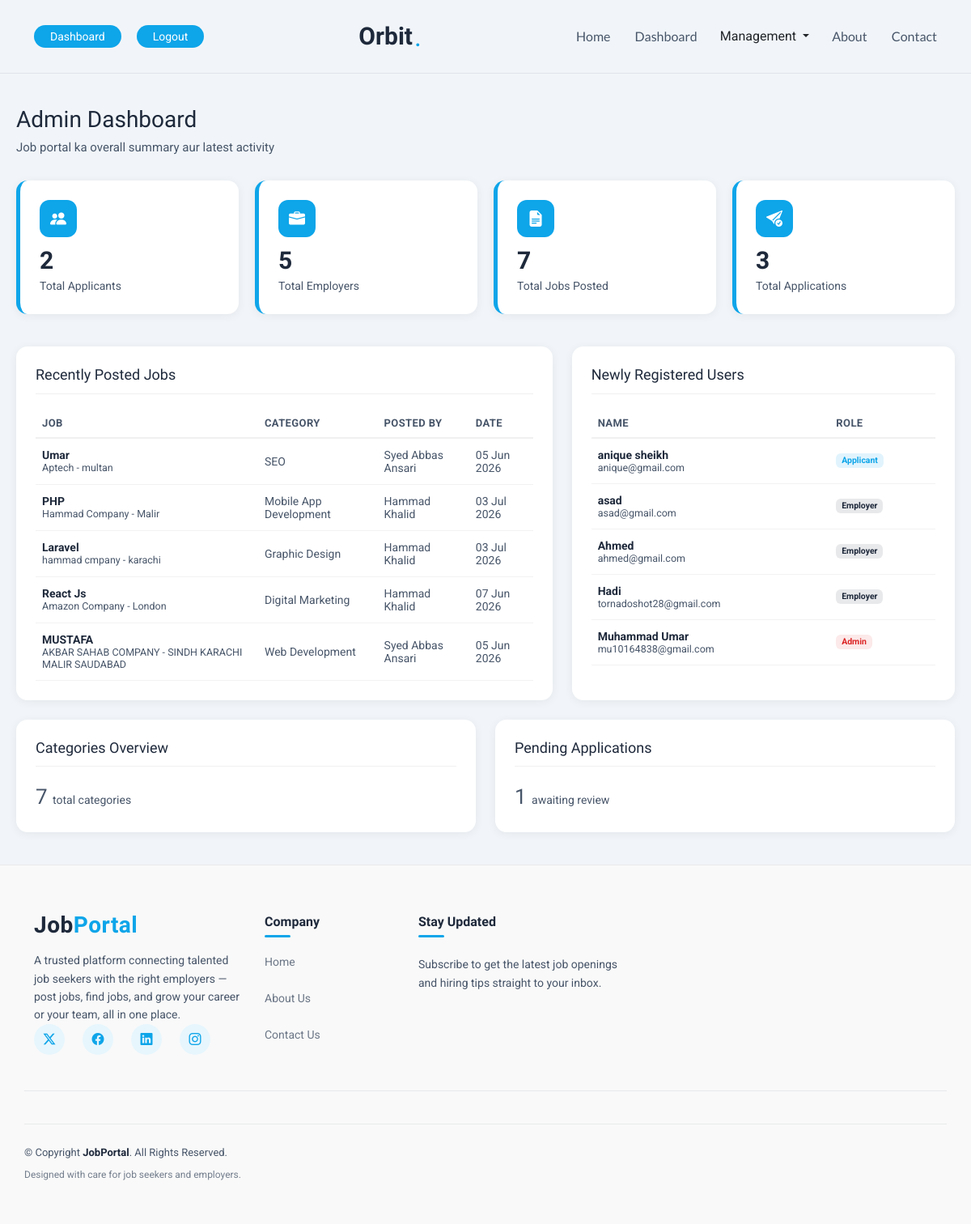
Page /admin/Dashboard.php (signed in) on the earlier database version.
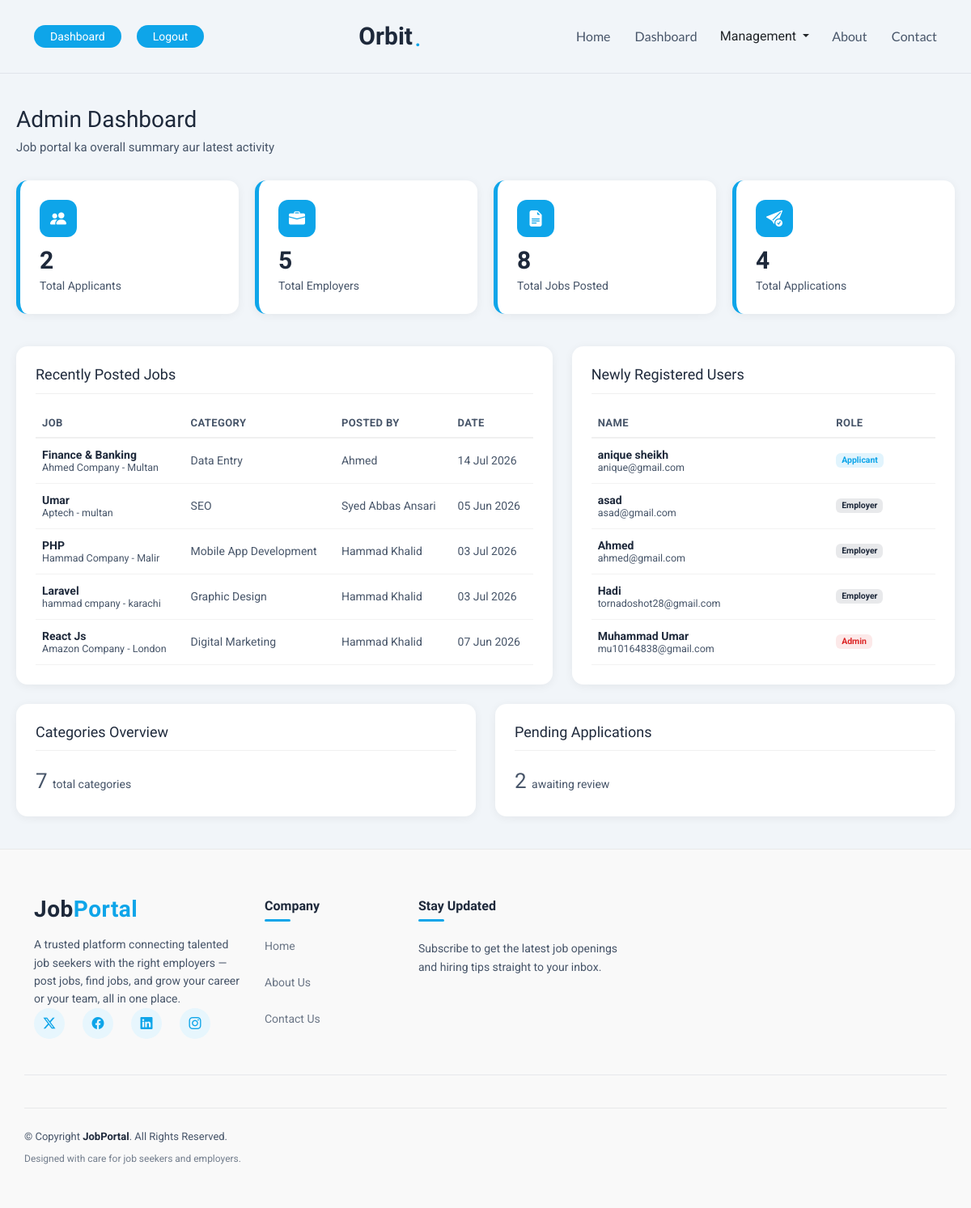
Same page on the later database version.
### tables this page shows
CREATE TABLE `jobs` (
  `id` int(11) NOT NULL,
  `user_id` int(11) DEFAULT NULL,
  `title` varchar(255) DEFAULT NULL,
  `company` varchar(255) DEFAULT NULL,
  `location` varchar(255) DEFAULT NULL,
  `salary` varchar(100) DEFAULT NULL,
  `description` text DEFAULT NULL,
  `created_at` timestamp NOT NULL DEFAULT current_timestamp(),
  `category_id` int(11) DEFAULT NULL,
  `status` varchar(20) DEFAULT 'open',
  `job_type` enum('Full Time','Part Time','Internship','Contract','Remote','Hybrid') NOT NULL DEFAULT 'Full Time'
);

CREATE TABLE `categories` (
  `id` int(11) NOT NULL,
  `name` varchar(100) NOT NULL
);

CREATE TABLE `users` (
  `id` int(11) NOT NULL,
  `fullname` varchar(100) DEFAULT NULL,
  `profile_image` varchar(255) DEFAULT 'user.png',
  `email` varchar(100) DEFAULT NULL,
  `password` varchar(255) DEFAULT NULL,
  `role` varchar(55) NOT NULL,
  `bio` text DEFAULT NULL,
  `skills` text DEFAULT NULL,
  `experience` varchar(100) DEFAULT NULL,
  `cv_file` varchar(255) DEFAULT NULL,
  `created_at` timestamp NOT NULL DEFAULT current_timestamp() ON UPDATE current_timestamp(),
  `company_name` varchar(150) DEFAULT NULL,
  `company_logo` varchar(255) DEFAULT NULL,
  `company_website` varchar(255) DEFAULT NULL,
  `company_email` varchar(150) DEFAULT NULL,
  `company_phone` varchar(30) DEFAULT NULL,
  `company_industry` varchar(100) DEFAULT NULL,
  `company_size` varchar(50) DEFAULT NULL,
  `company_founded_year` year(4) DEFAULT NULL,
  `company_city` varchar(100) DEFAULT NULL,
  `company_address` text DEFAULT NULL,
  `company_about` text DEFAULT NULL,
  `company_linkedin` varchar(255) DEFAULT NULL
);

### admin/dashboard.php (the view, shortened to what the changed rows need)
<?php
include("../includes/config.php");
$jobsquery = "SELECT COUNT(*) AS total FROM jobs";
$jobsqueryresult = mysqli_query($conn, $jobsquery);
$jobsdata = mysqli_fetch_assoc($jobsqueryresult);
$totalJobs = $jobsdata['total'];
$applicationsquery = "SELECT COUNT(*) AS total FROM applications";
$applicationsqueryresult = mysqli_query($conn, $applicationsquery);
$applicationsdata = mysqli_fetch_assoc($applicationsqueryresult);
$totalApplications = $applicationsdata['total'];
$pendingquery = "SELECT COUNT(*) AS total FROM applications WHERE status='pending'";
$pendingqueryresult = mysqli_query($conn, $pendingquery);
$pendingdata = mysqli_fetch_assoc($pendingqueryresult);
$pendingApplications = $pendingdata['total'];
$recentjobsquery = "SELECT jobs.*, users.fullname, categories.name AS category_name
FROM jobs
INNER JOIN users ON jobs.user_id = users.id
INNER JOIN categories ON jobs.category_id = categories.id
ORDER BY jobs.id DESC
LIMIT 5";
$recentjobsqueryresult = mysqli_query($conn, $recentjobsquery);
$recentusersquery = "SELECT * FROM users ORDER BY id DESC LIMIT 5";
$recentusersqueryresult = mysqli_query($conn, $recentusersquery);
?>
<?php include('../includes/header.php'); ?>
<section class="admin-dashboard">
  <h1>Admin Dashboard</h1>
  <div class="stats-grid">
    <div class="stat-card">
      <div class="icon">
        <i class="bi bi-file-earmark-text-fill"></i>
      </div>
      <div class="number">
        <?php echo $totalJobs; ?>
      </div>
      <div class="label">
        Total Jobs Posted
      </div>
    </div>
    <div class="stat-card">
      <div class="icon">
        <i class="bi bi-send-check-fill"></i>
      </div>
      <div class="number">
        <?php echo $totalApplications; ?>
      </div>
      <div class="label">
        Total Applications
      </div>
    </div>
  </div>
  <div class="dashboard-panels">
    <div class="panel">
      <h2>Recently Posted Jobs</h2>
      <table class="data-table">
        <thead>
          <tr>
            <th>Job</th>
            <th>Category</th>
            <th>Posted By</th>
            <th>Date</th>
          </tr>
        </thead>
        <tbody>
          <?php
          if (mysqli_num_rows($recentjobsqueryresult) > 0) {
            while ($job = mysqli_fetch_assoc($recentjobsqueryresult)) {
          ?>
              <tr>
                <td class="job-title-cell">
                  <strong>
                    <?php echo $job['title']; ?>
                  </strong>
                  <span>
                    <?php echo $job['company']; ?>
                    -
                    <?php echo $job['location']; ?>
                  </span>
                </td>
                <td>
                  <?php echo $job['category_name']; ?>
                </td>
                <td>
                  <?php echo $job['fullname']; ?>
                </td>
                <td>
                  <?php echo date("d M Y", strtotime($job['created_at'])); ?>
                </td>
              </tr>
            <?php
            }
          } ?>
        </tbody>
      </table>
    </div>
    <div class="panel">
      <h2>Newly Registered Users</h2>
      <table class="data-table">
        <thead>
          <tr>
            <th>Name</th>
            <th>Role</th>
          </tr>
        </thead>
        <tbody>
          <?php
          if (mysqli_num_rows($recentusersqueryresult) > 0) {
            while ($user = mysqli_fetch_assoc($recentusersqueryresult)) {
          ?>
              <tr>
                <td class="job-title-cell">
                  <strong>
                    <?php echo $user['fullname']; ?>
                  </strong>
                  <span>
                    <?php echo $user['email']; ?>
                  </span>
                </td>
                <td>
                  <span class="badge <?php echo $user['role']; ?>">
                    <?php echo $user['role']; ?>
                  </span>
                </td>
              </tr>
            <?php
            }
          } ?>
        </tbody>
      </table>
    </div>
  </div>
  <div class="dashboard-panels" style="margin-top:24px; grid-template-columns:1fr 1fr;">
    <div class="panel">
      <h2>Categories Overview</h2>
    </div>
    <div class="panel">
      <h2>Pending Applications</h2>
      <div class="number" style="font-size:26px;">
        <?php echo $pendingApplications; ?>
        <span style="font-size:14px; color:var(--default-color); font-weight:400;">
        </span>
      </div>
    </div>
  </div>
</section>
<?php include('../includes/footer.php'); ?>

Differences in the rows shown:
no longer on this page (row unchanged): jobs: title "MUSTAFA", company "AKBAR SAHAB COMPANY", location "SINDH KARACHI MALIR SAUDABAD", category.name "Web Development", user.fullname "Syed Abbas Ansari", created_at "05 Jun 2026"
added jobs: title "Finance & Banking", company "Ahmed Company", location "Multan", category.name "Data Entry", user.fullname "Ahmed", created_at "14 Jul 2026"
Other differences:
$totalJobs: "7" → "8"
$totalApplications: "3" → "4"
$pendingApplications: "1" → "2"
